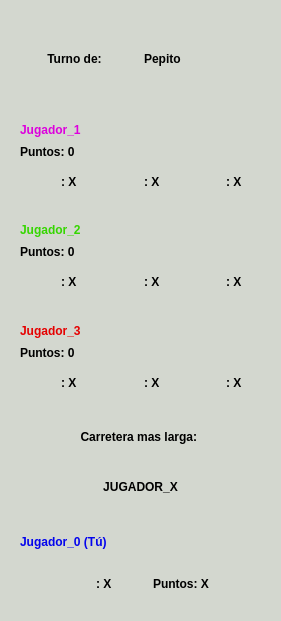
  <widget class="QFrame" name="informacion_juego">
   <property name="geometry">
    <rect>
     <x>620</x>
     <y>20</y>
     <width>281</width>
     <height>621</height>
    </rect>
   </property>
   <property name="styleSheet">
    <string notr="true">background-color: #D3D7CF;
font-weight: bold;
border-radius: 20px;</string>
   </property>
   <property name="frameShape">
    <enum>QFrame::StyledPanel</enum>
   </property>
   <property name="frameShadow">
    <enum>QFrame::Raised</enum>
   </property>
   <layout class="QVBoxLayout" name="verticalLayout_12">
    <item>
     <layout class="QHBoxLayout" name="turno">
      <item>
       <widget class="QLabel" name="label_14">
        <property name="text">
         <string>Turno de:</string>
        </property>
        <property name="alignment">
         <set>Qt::AlignCenter</set>
        </property>
       </widget>
      </item>
      <item>
       <widget class="QLabel" name="jugador_actual">
        <property name="text">
         <string>Pepito</string>
        </property>
       </widget>
      </item>
     </layout>
    </item>
    <item>
     <widget class="QFrame" name="info_oponente_1">
      <property name="frameShape">
       <enum>QFrame::StyledPanel</enum>
      </property>
      <property name="frameShadow">
       <enum>QFrame::Raised</enum>
      </property>
      <layout class="QVBoxLayout" name="verticalLayout_9">
       <item>
        <widget class="QLabel" name="nombre_j1">
         <property name="styleSheet">
          <string notr="true">color:#DD00DD;</string>
         </property>
         <property name="text">
          <string>Jugador_1</string>
         </property>
        </widget>
       </item>
       <item>
        <widget class="QLabel" name="puntos_j1">
         <property name="text">
          <string>Puntos: 0</string>
         </property>
        </widget>
       </item>
       <item>
        <layout class="QHBoxLayout" name="layout_cartas_oponente">
         <item>
          <widget class="QFrame" name="frame_carta_5">
           <property name="maximumSize">
            <size>
             <width>149</width>
             <height>133</height>
            </size>
           </property>
           <property name="styleSheet">
            <string notr="true">background-color: #D3D7CF</string>
           </property>
           <property name="frameShape">
            <enum>QFrame::StyledPanel</enum>
           </property>
           <property name="frameShadow">
            <enum>QFrame::Raised</enum>
           </property>
           <layout class="QHBoxLayout" name="horizontalLayout_14">
            <item>
             <layout class="QHBoxLayout" name="layoutcarta_5">
              <item>
               <widget class="QLabel" name="label_23">
                <property name="maximumSize">
                 <size>
                  <width>88</width>
                  <height>111</height>
                 </size>
                </property>
                <property name="text">
                 <string/>
                </property>
                <property name="pixmap">
                 <pixmap>sprites/Materias_primas/carta_arcilla.png</pixmap>
                </property>
                <property name="scaledContents">
                 <bool>true</bool>
                </property>
               </widget>
              </item>
              <item>
               <widget class="QLabel" name="arcilla_j1">
                <property name="maximumSize">
                 <size>
                  <width>33</width>
                  <height>111</height>
                 </size>
                </property>
                <property name="text">
                 <string>: X</string>
                </property>
                <property name="alignment">
                 <set>Qt::AlignLeading|Qt::AlignLeft|Qt::AlignVCenter</set>
                </property>
               </widget>
              </item>
             </layout>
            </item>
           </layout>
          </widget>
         </item>
         <item>
          <widget class="QFrame" name="frame_carta_9">
           <property name="maximumSize">
            <size>
             <width>149</width>
             <height>133</height>
            </size>
           </property>
           <property name="styleSheet">
            <string notr="true">background-color: #D3D7CF</string>
           </property>
           <property name="frameShape">
            <enum>QFrame::StyledPanel</enum>
           </property>
           <property name="frameShadow">
            <enum>QFrame::Raised</enum>
           </property>
           <layout class="QHBoxLayout" name="horizontalLayout_18">
            <item>
             <layout class="QHBoxLayout" name="layoutcarta_9">
              <item>
               <widget class="QLabel" name="label_31">
                <property name="maximumSize">
                 <size>
                  <width>88</width>
                  <height>111</height>
                 </size>
                </property>
                <property name="text">
                 <string/>
                </property>
                <property name="pixmap">
                 <pixmap>sprites/Materias_primas/carta_madera.png</pixmap>
                </property>
                <property name="scaledContents">
                 <bool>true</bool>
                </property>
               </widget>
              </item>
              <item>
               <widget class="QLabel" name="madera_j1">
                <property name="maximumSize">
                 <size>
                  <width>33</width>
                  <height>111</height>
                 </size>
                </property>
                <property name="text">
                 <string>: X</string>
                </property>
                <property name="alignment">
                 <set>Qt::AlignLeading|Qt::AlignLeft|Qt::AlignVCenter</set>
                </property>
               </widget>
              </item>
             </layout>
            </item>
           </layout>
          </widget>
         </item>
         <item>
          <widget class="QFrame" name="frame_carta_8">
           <property name="maximumSize">
            <size>
             <width>149</width>
             <height>133</height>
            </size>
           </property>
           <property name="styleSheet">
            <string notr="true">background-color: #D3D7CF</string>
           </property>
           <property name="frameShape">
            <enum>QFrame::StyledPanel</enum>
           </property>
           <property name="frameShadow">
            <enum>QFrame::Raised</enum>
           </property>
           <layout class="QHBoxLayout" name="horizontalLayout_17">
            <item>
             <layout class="QHBoxLayout" name="layoutcarta_8">
              <item>
               <widget class="QLabel" name="label_29">
                <property name="maximumSize">
                 <size>
                  <width>88</width>
                  <height>111</height>
                 </size>
                </property>
                <property name="text">
                 <string/>
                </property>
                <property name="pixmap">
                 <pixmap>sprites/Materias_primas/carta_trigo.png</pixmap>
                </property>
                <property name="scaledContents">
                 <bool>true</bool>
                </property>
               </widget>
              </item>
              <item>
               <widget class="QLabel" name="trigo_j1">
                <property name="maximumSize">
                 <size>
                  <width>33</width>
                  <height>111</height>
                 </size>
                </property>
                <property name="text">
                 <string>: X</string>
                </property>
                <property name="alignment">
                 <set>Qt::AlignLeading|Qt::AlignLeft|Qt::AlignVCenter</set>
                </property>
               </widget>
              </item>
             </layout>
            </item>
           </layout>
          </widget>
         </item>
        </layout>
       </item>
      </layout>
     </widget>
    </item>
    <item>
     <widget class="QFrame" name="info_oponente_2">
      <property name="frameShape">
       <enum>QFrame::StyledPanel</enum>
      </property>
      <property name="frameShadow">
       <enum>QFrame::Raised</enum>
      </property>
      <layout class="QVBoxLayout" name="verticalLayout_10">
       <item>
        <widget class="QLabel" name="nombre_j2">
         <property name="styleSheet">
          <string notr="true">color:#35D600</string>
         </property>
         <property name="text">
          <string>Jugador_2</string>
         </property>
        </widget>
       </item>
       <item>
        <widget class="QLabel" name="puntos_j2">
         <property name="text">
          <string>Puntos: 0</string>
         </property>
        </widget>
       </item>
       <item>
        <layout class="QHBoxLayout" name="layout_cartas_oponente_2">
         <item>
          <widget class="QFrame" name="frame_carta_6">
           <property name="maximumSize">
            <size>
             <width>149</width>
             <height>133</height>
            </size>
           </property>
           <property name="styleSheet">
            <string notr="true">background-color: #D3D7CF</string>
           </property>
           <property name="frameShape">
            <enum>QFrame::StyledPanel</enum>
           </property>
           <property name="frameShadow">
            <enum>QFrame::Raised</enum>
           </property>
           <layout class="QHBoxLayout" name="horizontalLayout_15">
            <item>
             <layout class="QHBoxLayout" name="layoutcarta_6">
              <item>
               <widget class="QLabel" name="label_27">
                <property name="maximumSize">
                 <size>
                  <width>88</width>
                  <height>111</height>
                 </size>
                </property>
                <property name="text">
                 <string/>
                </property>
                <property name="pixmap">
                 <pixmap>sprites/Materias_primas/carta_arcilla.png</pixmap>
                </property>
                <property name="scaledContents">
                 <bool>true</bool>
                </property>
               </widget>
              </item>
              <item>
               <widget class="QLabel" name="arcilla_j2">
                <property name="maximumSize">
                 <size>
                  <width>33</width>
                  <height>111</height>
                 </size>
                </property>
                <property name="text">
                 <string>: X</string>
                </property>
                <property name="alignment">
                 <set>Qt::AlignLeading|Qt::AlignLeft|Qt::AlignVCenter</set>
                </property>
               </widget>
              </item>
             </layout>
            </item>
           </layout>
          </widget>
         </item>
         <item>
          <widget class="QFrame" name="frame_carta_10">
           <property name="maximumSize">
            <size>
             <width>149</width>
             <height>133</height>
            </size>
           </property>
           <property name="styleSheet">
            <string notr="true">background-color: #D3D7CF</string>
           </property>
           <property name="frameShape">
            <enum>QFrame::StyledPanel</enum>
           </property>
           <property name="frameShadow">
            <enum>QFrame::Raised</enum>
           </property>
           <layout class="QHBoxLayout" name="horizontalLayout_19">
            <item>
             <layout class="QHBoxLayout" name="layoutcarta_10">
              <item>
               <widget class="QLabel" name="label_33">
                <property name="maximumSize">
                 <size>
                  <width>88</width>
                  <height>111</height>
                 </size>
                </property>
                <property name="text">
                 <string/>
                </property>
                <property name="pixmap">
                 <pixmap>sprites/Materias_primas/carta_madera.png</pixmap>
                </property>
                <property name="scaledContents">
                 <bool>true</bool>
                </property>
               </widget>
              </item>
              <item>
               <widget class="QLabel" name="madera_j2">
                <property name="maximumSize">
                 <size>
                  <width>33</width>
                  <height>111</height>
                 </size>
                </property>
                <property name="text">
                 <string>: X</string>
                </property>
                <property name="alignment">
                 <set>Qt::AlignLeading|Qt::AlignLeft|Qt::AlignVCenter</set>
                </property>
               </widget>
              </item>
             </layout>
            </item>
           </layout>
          </widget>
         </item>
         <item>
          <widget class="QFrame" name="frame_carta_11">
           <property name="maximumSize">
            <size>
             <width>149</width>
             <height>133</height>
            </size>
           </property>
           <property name="styleSheet">
            <string notr="true">background-color: #D3D7CF</string>
           </property>
           <property name="frameShape">
            <enum>QFrame::StyledPanel</enum>
           </property>
           <property name="frameShadow">
            <enum>QFrame::Raised</enum>
           </property>
           <layout class="QHBoxLayout" name="horizontalLayout_20">
            <item>
             <layout class="QHBoxLayout" name="layoutcarta_11">
              <item>
               <widget class="QLabel" name="label_35">
                <property name="maximumSize">
                 <size>
                  <width>88</width>
                  <height>111</height>
                 </size>
                </property>
                <property name="text">
                 <string/>
                </property>
                <property name="pixmap">
                 <pixmap>sprites/Materias_primas/carta_trigo.png</pixmap>
                </property>
                <property name="scaledContents">
                 <bool>true</bool>
                </property>
               </widget>
              </item>
              <item>
               <widget class="QLabel" name="trigo_j2">
                <property name="maximumSize">
                 <size>
                  <width>33</width>
                  <height>111</height>
                 </size>
                </property>
                <property name="text">
                 <string>: X</string>
                </property>
                <property name="alignment">
                 <set>Qt::AlignLeading|Qt::AlignLeft|Qt::AlignVCenter</set>
                </property>
               </widget>
              </item>
             </layout>
            </item>
           </layout>
          </widget>
         </item>
        </layout>
       </item>
      </layout>
     </widget>
    </item>
    <item>
     <widget class="QFrame" name="info_oponente_3">
      <property name="frameShape">
       <enum>QFrame::StyledPanel</enum>
      </property>
      <property name="frameShadow">
       <enum>QFrame::Raised</enum>
      </property>
      <layout class="QVBoxLayout" name="verticalLayout_11">
       <item>
        <widget class="QLabel" name="nombre_j3">
         <property name="styleSheet">
          <string notr="true">color:#E50000;</string>
         </property>
         <property name="text">
          <string>Jugador_3</string>
         </property>
        </widget>
       </item>
       <item>
        <widget class="QLabel" name="puntos_j3">
         <property name="text">
          <string>Puntos: 0</string>
         </property>
        </widget>
       </item>
       <item>
        <layout class="QHBoxLayout" name="layout_cartas_oponente_3">
         <item>
          <widget class="QFrame" name="frame_carta_7">
           <property name="maximumSize">
            <size>
             <width>149</width>
             <height>133</height>
            </size>
           </property>
           <property name="styleSheet">
            <string notr="true">background-color: #D3D7CF</string>
           </property>
           <property name="frameShape">
            <enum>QFrame::StyledPanel</enum>
           </property>
           <property name="frameShadow">
            <enum>QFrame::Raised</enum>
           </property>
           <layout class="QHBoxLayout" name="horizontalLayout_16">
            <item>
             <layout class="QHBoxLayout" name="layoutcarta_7">
              <item>
               <widget class="QLabel" name="label_39">
                <property name="maximumSize">
                 <size>
                  <width>88</width>
                  <height>111</height>
                 </size>
                </property>
                <property name="text">
                 <string/>
                </property>
                <property name="pixmap">
                 <pixmap>sprites/Materias_primas/carta_arcilla.png</pixmap>
                </property>
                <property name="scaledContents">
                 <bool>true</bool>
                </property>
               </widget>
              </item>
              <item>
               <widget class="QLabel" name="arcilla_j3">
                <property name="maximumSize">
                 <size>
                  <width>33</width>
                  <height>111</height>
                 </size>
                </property>
                <property name="text">
                 <string>: X</string>
                </property>
                <property name="alignment">
                 <set>Qt::AlignLeading|Qt::AlignLeft|Qt::AlignVCenter</set>
                </property>
               </widget>
              </item>
             </layout>
            </item>
           </layout>
          </widget>
         </item>
         <item>
          <widget class="QFrame" name="frame_carta_12">
           <property name="maximumSize">
            <size>
             <width>149</width>
             <height>133</height>
            </size>
           </property>
           <property name="styleSheet">
            <string notr="true">background-color: #D3D7CF</string>
           </property>
           <property name="frameShape">
            <enum>QFrame::StyledPanel</enum>
           </property>
           <property name="frameShadow">
            <enum>QFrame::Raised</enum>
           </property>
           <layout class="QHBoxLayout" name="horizontalLayout_21">
            <item>
             <layout class="QHBoxLayout" name="layoutcarta_12">
              <item>
               <widget class="QLabel" name="label_41">
                <property name="maximumSize">
                 <size>
                  <width>88</width>
                  <height>111</height>
                 </size>
                </property>
                <property name="text">
                 <string/>
                </property>
                <property name="pixmap">
                 <pixmap>sprites/Materias_primas/carta_madera.png</pixmap>
                </property>
                <property name="scaledContents">
                 <bool>true</bool>
                </property>
               </widget>
              </item>
              <item>
               <widget class="QLabel" name="madera_j3">
                <property name="maximumSize">
                 <size>
                  <width>33</width>
                  <height>111</height>
                 </size>
                </property>
                <property name="text">
                 <string>: X</string>
                </property>
                <property name="alignment">
                 <set>Qt::AlignLeading|Qt::AlignLeft|Qt::AlignVCenter</set>
                </property>
               </widget>
              </item>
             </layout>
            </item>
           </layout>
          </widget>
         </item>
         <item>
          <widget class="QFrame" name="frame_carta_13">
           <property name="maximumSize">
            <size>
             <width>149</width>
             <height>133</height>
            </size>
           </property>
           <property name="styleSheet">
            <string notr="true">background-color: #D3D7CF</string>
           </property>
           <property name="frameShape">
            <enum>QFrame::StyledPanel</enum>
           </property>
           <property name="frameShadow">
            <enum>QFrame::Raised</enum>
           </property>
           <layout class="QHBoxLayout" name="horizontalLayout_22">
            <item>
             <layout class="QHBoxLayout" name="layoutcarta_13">
              <item>
               <widget class="QLabel" name="label_43">
                <property name="maximumSize">
                 <size>
                  <width>88</width>
                  <height>111</height>
                 </size>
                </property>
                <property name="text">
                 <string/>
                </property>
                <property name="pixmap">
                 <pixmap>sprites/Materias_primas/carta_trigo.png</pixmap>
                </property>
                <property name="scaledContents">
                 <bool>true</bool>
                </property>
               </widget>
              </item>
              <item>
               <widget class="QLabel" name="trigo_j3">
                <property name="maximumSize">
                 <size>
                  <width>33</width>
                  <height>111</height>
                 </size>
                </property>
                <property name="text">
                 <string>: X</string>
                </property>
                <property name="alignment">
                 <set>Qt::AlignLeading|Qt::AlignLeft|Qt::AlignVCenter</set>
                </property>
               </widget>
              </item>
             </layout>
            </item>
           </layout>
          </widget>
         </item>
        </layout>
       </item>
      </layout>
     </widget>
    </item>
    <item>
     <layout class="QVBoxLayout" name="verticalLayout_14">
      <item>
       <widget class="QLabel" name="label_13">
        <property name="text">
         <string>Carretera mas larga: </string>
        </property>
        <property name="alignment">
         <set>Qt::AlignCenter</set>
        </property>
       </widget>
      </item>
      <item>
       <widget class="QLabel" name="label_j_carretera">
        <property name="text">
         <string>JUGADOR_X</string>
        </property>
        <property name="alignment">
         <set>Qt::AlignCenter</set>
        </property>
       </widget>
      </item>
     </layout>
    </item>
    <item>
     <widget class="QFrame" name="info_oponente_4">
      <property name="frameShape">
       <enum>QFrame::StyledPanel</enum>
      </property>
      <property name="frameShadow">
       <enum>QFrame::Raised</enum>
      </property>
      <layout class="QVBoxLayout" name="verticalLayout_15">
       <item>
        <widget class="QLabel" name="nombre_j0">
         <property name="styleSheet">
          <string notr="true">color:#0303ED;</string>
         </property>
         <property name="text">
          <string>Jugador_0 (Tú)</string>
         </property>
        </widget>
       </item>
       <item>
        <layout class="QHBoxLayout" name="layout_cartas_oponente_5">
         <item>
          <widget class="QFrame" name="frame_carta_17">
           <property name="maximumSize">
            <size>
             <width>149</width>
             <height>133</height>
            </size>
           </property>
           <property name="styleSheet">
            <string notr="true">background-color: #D3D7CF</string>
           </property>
           <property name="frameShape">
            <enum>QFrame::StyledPanel</enum>
           </property>
           <property name="frameShadow">
            <enum>QFrame::Raised</enum>
           </property>
           <layout class="QHBoxLayout" name="horizontalLayout_26">
            <item>
             <layout class="QHBoxLayout" name="layoutcarta_17">
              <item>
               <widget class="QLabel" name="label_56">
                <property name="maximumSize">
                 <size>
                  <width>88</width>
                  <height>111</height>
                 </size>
                </property>
                <property name="text">
                 <string/>
                </property>
                <property name="pixmap">
                 <pixmap>sprites/Desarrollo/victoria_2.png</pixmap>
                </property>
                <property name="scaledContents">
                 <bool>true</bool>
                </property>
               </widget>
              </item>
              <item>
               <widget class="QLabel" name="puntos_victoria">
                <property name="maximumSize">
                 <size>
                  <width>33</width>
                  <height>111</height>
                 </size>
                </property>
                <property name="text">
                 <string>: X</string>
                </property>
                <property name="alignment">
                 <set>Qt::AlignLeading|Qt::AlignLeft|Qt::AlignVCenter</set>
                </property>
               </widget>
              </item>
             </layout>
            </item>
           </layout>
          </widget>
         </item>
         <item>
          <widget class="QFrame" name="frame_carta_19">
           <property name="maximumSize">
            <size>
             <width>149</width>
             <height>133</height>
            </size>
           </property>
           <property name="styleSheet">
            <string notr="true">background-color: #D3D7CF</string>
           </property>
           <property name="frameShape">
            <enum>QFrame::StyledPanel</enum>
           </property>
           <property name="frameShadow">
            <enum>QFrame::Raised</enum>
           </property>
           <layout class="QHBoxLayout" name="horizontalLayout_28">
            <item>
             <layout class="QHBoxLayout" name="layoutcarta_19">
              <item>
               <widget class="QLabel" name="puntos_j0">
                <property name="maximumSize">
                 <size>
                  <width>10000000</width>
                  <height>1000000</height>
                 </size>
                </property>
                <property name="text">
                 <string>Puntos: X</string>
                </property>
                <property name="alignment">
                 <set>Qt::AlignLeading|Qt::AlignLeft|Qt::AlignVCenter</set>
                </property>
               </widget>
              </item>
             </layout>
            </item>
           </layout>
          </widget>
         </item>
        </layout>
       </item>
      </layout>
     </widget>
    </item>
   </layout>
  </widget>
